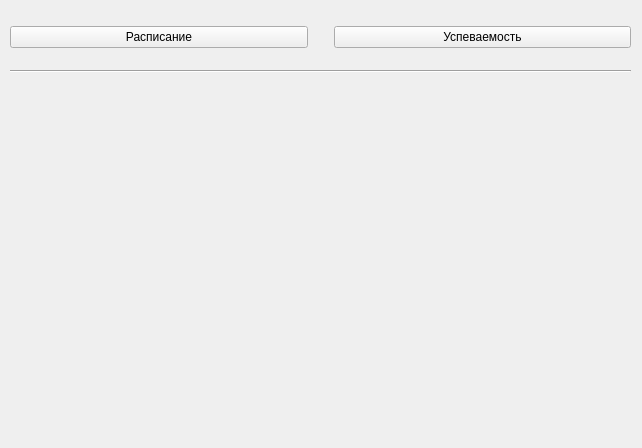
<?xml version="1.0" encoding="UTF-8"?>
<ui version="4.0">
 <class>MainMenuApp</class>
 <widget class="QWidget" name="MainMenuApp">
  <property name="geometry">
   <rect>
    <x>0</x>
    <y>0</y>
    <width>642</width>
    <height>448</height>
   </rect>
  </property>
  <property name="windowTitle">
   <string>Form</string>
  </property>
  <widget class="QWidget" name="">
   <property name="geometry">
    <rect>
     <x>10</x>
     <y>10</y>
     <width>621</width>
     <height>81</height>
    </rect>
   </property>
   <layout class="QGridLayout" name="gridLayout">
    <item row="0" column="0">
     <layout class="QHBoxLayout" name="horizontalLayout" stretch="5,0,5">
      <item>
       <widget class="QPushButton" name="btnSchedule">
        <property name="text">
         <string>Расписание</string>
        </property>
       </widget>
      </item>
      <item>
       <spacer name="verticalSpacer">
        <property name="orientation">
         <enum>Qt::Vertical</enum>
        </property>
        <property name="sizeType">
         <enum>QSizePolicy::Preferred</enum>
        </property>
        <property name="sizeHint" stdset="0">
         <size>
          <width>20</width>
          <height>40</height>
         </size>
        </property>
       </spacer>
      </item>
      <item>
       <widget class="QPushButton" name="btnPerformance">
        <property name="text">
         <string>Успеваемость</string>
        </property>
       </widget>
      </item>
     </layout>
    </item>
    <item row="1" column="0">
     <widget class="Line" name="line">
      <property name="orientation">
       <enum>Qt::Horizontal</enum>
      </property>
     </widget>
    </item>
   </layout>
  </widget>
 </widget>
 <resources/>
 <connections/>
</ui>
